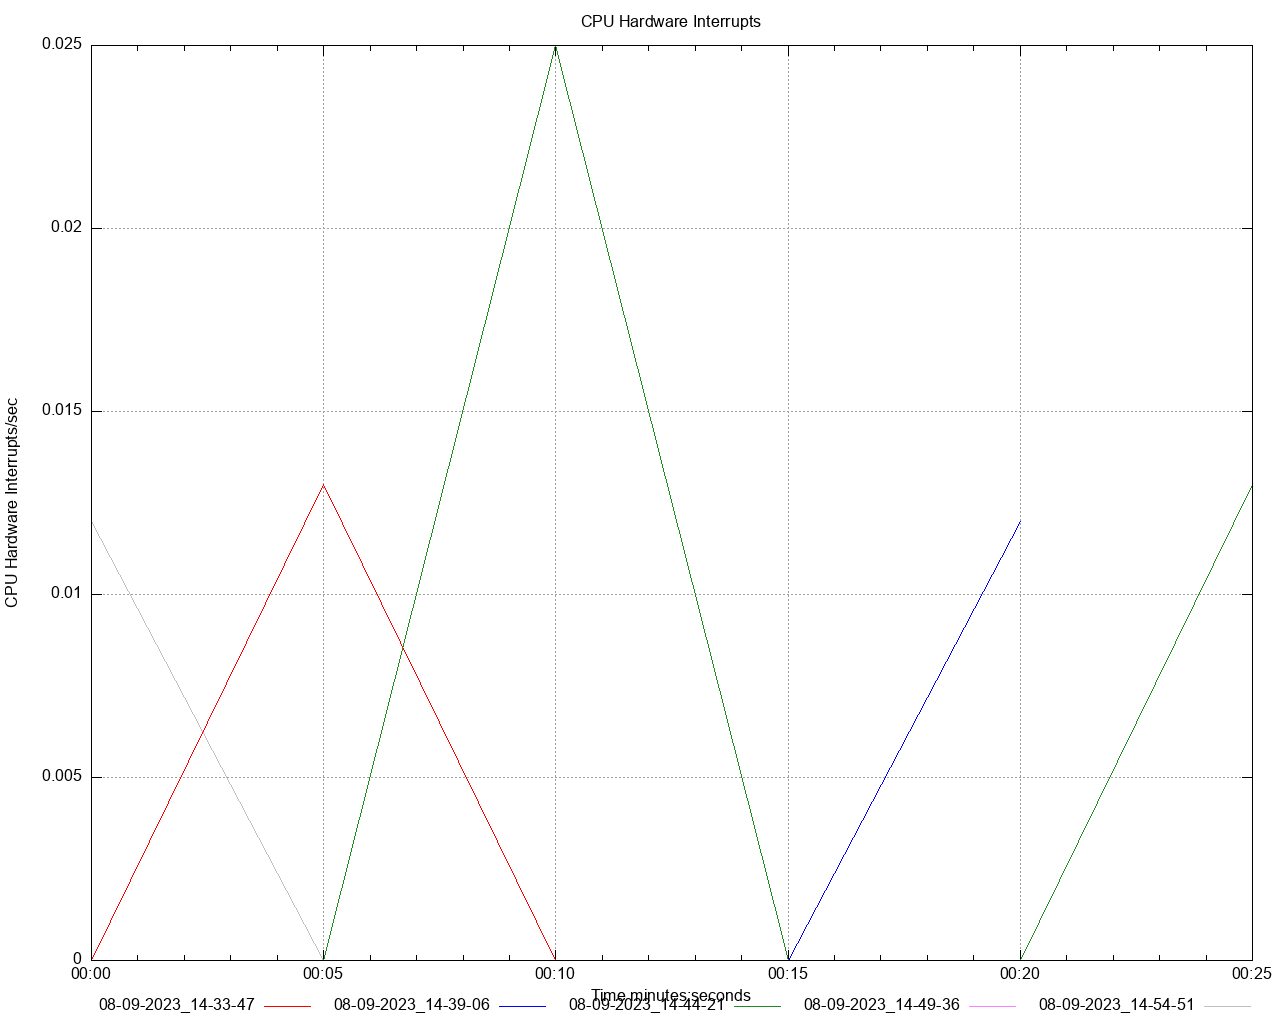

This chart was generated by the following gnuplot code:
set title 'CPU Hardware Interrupts' noenhanced
set style data lines
set datafile separator ","
set terminal png size 1280,1024
set grid
set key below
set xdata time
set timefmt "%s"
offset = 0
t0(x)=(offset=($0==0) ? x : offset, x - offset)
set xlabel 'Time minutes:seconds'
set ylabel 'CPU Hardware Interrupts/sec'
set output '/Users/gbarnett/git/hazelcast-simulator/atomiclong-3node-member/atomicreference/dstat/cpu_hardware_interrupts_A5.png'
plot \
   '/Users/gbarnett/git/hazelcast-simulator/atomiclong-3node-member/atomicreference/data/cpu_hardware_interrupts_A5_1.data' using (t0(timecolumn(1))):2 title "08-09-2023_14-33-47" noenhanced lt rgb "red", \
   '/Users/gbarnett/git/hazelcast-simulator/atomiclong-3node-member/atomicreference/data/cpu_hardware_interrupts_A5_2.data' using (t0(timecolumn(1))):2 title "08-09-2023_14-39-06" noenhanced lt rgb "blue", \
   '/Users/gbarnett/git/hazelcast-simulator/atomiclong-3node-member/atomicreference/data/cpu_hardware_interrupts_A5_3.data' using (t0(timecolumn(1))):2 title "08-09-2023_14-44-21" noenhanced lt rgb "forest-green", \
   '/Users/gbarnett/git/hazelcast-simulator/atomiclong-3node-member/atomicreference/data/cpu_hardware_interrupts_A5_4.data' using (t0(timecolumn(1))):2 title "08-09-2023_14-49-36" noenhanced lt rgb "orchid", \
   '/Users/gbarnett/git/hazelcast-simulator/atomiclong-3node-member/atomicreference/data/cpu_hardware_interrupts_A5_5.data' using (t0(timecolumn(1))):2 title "08-09-2023_14-54-51" noenhanced lt rgb "grey", \
